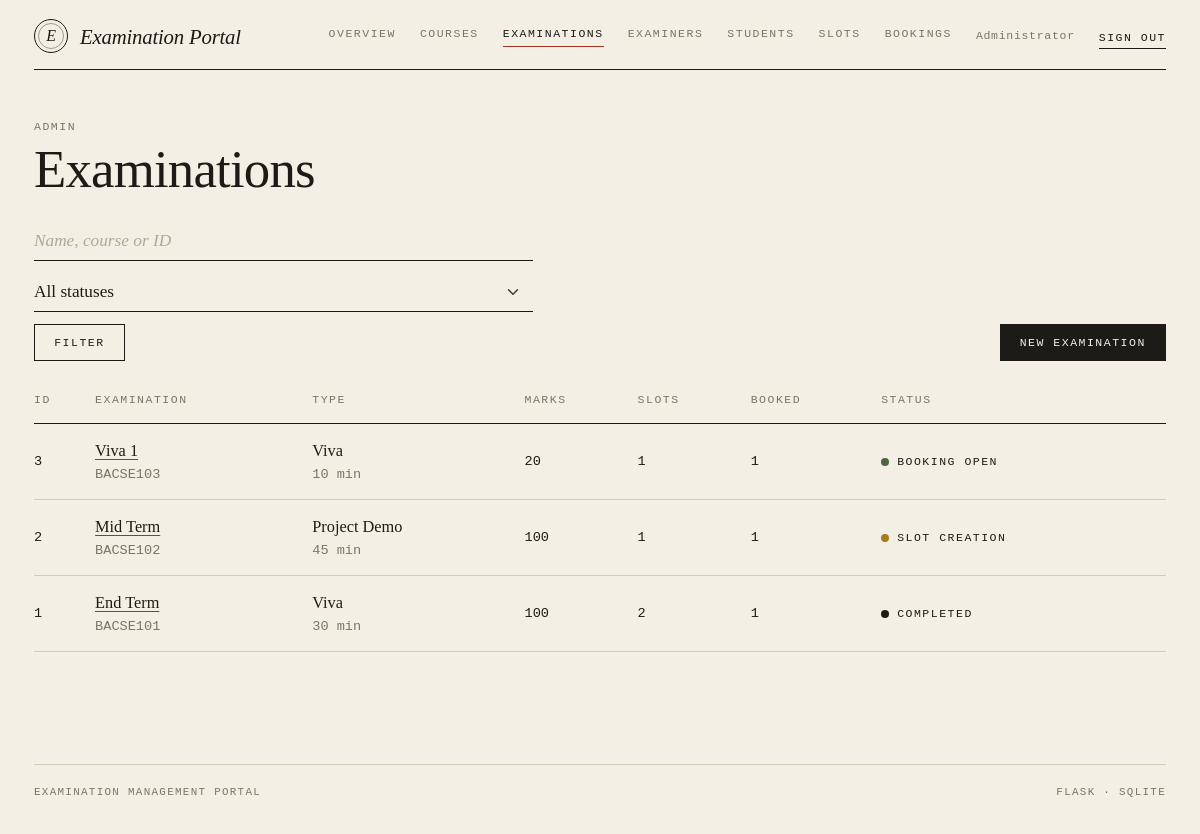
/admin/exams (signed in), run on the app's committed database.
### tables this page shows
CREATE TABLE users (
    id            INTEGER PRIMARY KEY AUTOINCREMENT,
    email         TEXT NOT NULL UNIQUE,
    password_hash TEXT NOT NULL,
    role          TEXT NOT NULL CHECK (role IN ('admin','examiner','student')),
    full_name     TEXT NOT NULL,
    phone         TEXT,
    department    TEXT,
    status        TEXT NOT NULL DEFAULT 'active'
                  CHECK (status IN ('active','pending','inactive')),
    created_on    TEXT NOT NULL DEFAULT (date('now','localtime'))
);

CREATE TABLE exams (
    id                INTEGER PRIMARY KEY AUTOINCREMENT,
    course_id         INTEGER NOT NULL REFERENCES courses(id),
    name              TEXT NOT NULL,
    type              TEXT NOT NULL
                      CHECK (type IN ('Viva','Practical','Project Demo','Assessment')),
    duration          INTEGER NOT NULL,              -- minutes
    max_marks         INTEGER NOT NULL,
    slot_create_start TEXT NOT NULL,
    slot_create_end   TEXT NOT NULL,
    book_start        TEXT NOT NULL,
    book_end          TEXT NOT NULL,
    status            TEXT NOT NULL DEFAULT 'Draft'
                      CHECK (status IN ('Draft','Slot Creation','Booking Open','Closed','Completed')),
    results_published INTEGER NOT NULL DEFAULT 0
);

CREATE TABLE courses (
    id          INTEGER PRIMARY KEY AUTOINCREMENT,
    code        TEXT NOT NULL UNIQUE,
    name        TEXT NOT NULL,
    description TEXT,
    status      TEXT NOT NULL DEFAULT 'Active' CHECK (status IN ('Active','Inactive'))
);

### routes/admin.py (the view)
@bp.route("/exams")
def exams():
    q = request.args.get("q", "").strip()
    st = request.args.get("status", "")
    sql = ("SELECT e.*, c.code, c.name AS course_name, "
           "(SELECT COUNT(*) FROM slots s WHERE s.exam_id=e.id) AS n_slots, "
           "(SELECT COUNT(*) FROM bookings b WHERE b.exam_id=e.id AND b.status!='Cancelled') AS n_book "
           "FROM exams e JOIN courses c ON c.id=e.course_id WHERE 1=1")
    params = []
    if q:
        sql += " AND (e.name LIKE ? OR c.code LIKE ? OR c.name LIKE ? OR CAST(e.id AS TEXT)=?)"
        params += [like(q), like(q), like(q), q]
    if st in STATUSES:
        sql += " AND e.status=?"
        params.append(st)
    rows = get_db().execute(sql + " ORDER BY e.id DESC", params).fetchall()
    return render_template("admin/exams.html", rows=rows, q=q, st_=st, statuses=STATUSES)

### db.py (called while the page is built)
def _connect(path):
    con = sqlite3.connect(path, isolation_level=None)  # we manage transactions
    con.row_factory = sqlite3.Row
    con.execute("PRAGMA foreign_keys = ON")
    return con

def get_db():
    if "db" not in g:
        g.db = _connect(current_app.config["DATABASE"])
    return g.db

### logic.py (called while the page is built)
def csrf_token():
    if "_csrf" not in session:
        session["_csrf"] = secrets.token_hex(16)
    return session["_csrf"]

def csrf_field():
    return Markup('<input type="hidden" name="_csrf" value="%s">' % csrf_token())

### routes/admin.py (called while the page is built)
@bp.before_request
def guard():
    if not g.user:
        return redirect(url_for("auth.login"))
    if g.user["role"] != "admin":
        abort(403)

### templates/admin/exams.html (shortened to what this page needs)
{% extends 'base.html' %}
{% from 'macros.html' import head, st %}
{% block body %}
{{ head('Admin', 'Examinations') }}
<div class="toolbar">
  <form class="search" method="get">
    <input class="form-control" name="q" value="{{ q }}" placeholder="Name, course or ID">
    <select class="form-select" name="status">
      <option value="">All statuses</option>
    </select>
    <button class="btn">Filter</button>
  </form>
  <a class="btn btn-ink" href="{{ url_for('admin.exam_new') }}">New examination</a>
</div>
{% if rows %}
<div class="table-responsive"><table class="table table-hover">
  <thead><tr><th>ID</th><th>Examination</th><th>Type</th><th>Marks</th><th>Slots</th><th>Booked</th><th>Status</th></tr></thead>
  <tbody>
  {% for e in rows %}
  <tr><td class="mono">{{ e.id }}</td>
      <td><a href="{{ url_for('admin.exam_detail', eid=e.id) }}">{{ e.name }}</a>
          <div class="muted mono">{{ e.code }}</div></td>
      <td>{{ e.type }}<div class="muted mono">{{ e.duration }} min</div></td>
      <td class="mono">{{ e.max_marks }}</td><td class="mono">{{ e.n_slots }}</td>
      <td class="mono">{{ e.n_book }}</td><td>{{ st(e.status) }}</td></tr>
  {% endfor %}
  </tbody></table></div>
{% else %}<div class="empty">No examinations {{ 'match.' if (q or st_) else 'yet.' }}</div>{% endif %}
{% endblock %}

### templates/macros.html (shortened to what this page needs)
{% macro st(s) %}<span class="st st-{{ s|slug }}">{{ s }}</span>{% endmacro %}
{% macro head(eyebrow, title, em='', lede='') %}
<div class="page-head">
  <div class="eyebrow">{{ eyebrow }}</div>
  <h1 class="title">{{ title }}{% if em %} <em>{{ em }}</em>{% endif %}</h1>
</div>
{% endmacro %}

### templates/nav.html
{% set links = {
  'admin': [('admin.dashboard','Overview'),('admin.courses','Courses'),('admin.exams','Examinations'),
            ('admin.examiners','Examiners'),('admin.students','Students'),('admin.slots','Slots'),
            ('admin.bookings','Bookings')],
  'examiner': [('examiner.dashboard','Overview')],
  'student': [('student.dashboard','Overview'),('student.exams','Examinations'),
              ('student.bookings','Bookings'),('student.results','Results'),('student.profile','Profile')]
} %}
<header class="site-nav">
  <a class="brand" href="{{ url_for('auth.index') }}"><span class="seal">E</span>Examination Portal</a>
  <nav class="nav-links">
    {% if g.user and not (g.user.role == 'examiner' and g.user.status != 'active') %}
      {% for ep, label in links[g.user.role] %}
        {% set u = url_for(ep) %}
        <a href="{{ u }}" class="{{ 'on' if ((request.path == u) if loop.first else request.path.startswith(u)) }}">{{ label }}</a>
      {% endfor %}
    {% endif %}
    {% if g.user %}
      <span class="who">{{ g.user.full_name }}</span>
      <form method="post" action="{{ url_for('auth.logout') }}" class="d-inline">{{ csrf_field() }}
        <button class="act">Sign out</button></form>
    {% endif %}
  </nav>
</header>

### static/css/style.css (style rules this page uses)
:root { --paper: #f3efe4; --paper-2: #e9e3d1; --ink: #1d1b18; --muted: #7b7566; --rule: #d3cbb8; --accent: #a3341f; --ok: #4a6741; --warn: #a67c1f; --serif: "Iowan Old Style", "Palatino Linotype", Palatino, "Book Antiqua", Georgia, serif; --mono: ui-monospace, "SF Mono", "Cascadia Mono", Menlo, Consolas, monospace; }
html, body { background: var(--paper); }
body { color: var(--ink); font-family: var(--serif); font-size: 1.02rem; line-height: 1.6; -webkit-font-smoothing: antialiased; }
a { color: var(--ink); text-decoration-color: var(--accent); text-underline-offset: 3px; }
h1, h2, h3 { font-weight: 400; letter-spacing: -0.015em; }
.mono { font-family: var(--mono); font-size: .85rem; }
.muted { color: var(--muted); }
.site-nav { display: flex; flex-wrap: wrap; gap: .8rem 2rem; align-items: center; justify-content: space-between; padding: 1.2rem 0 1rem; border-bottom: 1px solid var(--ink); }
.brand { display: flex; align-items: center; gap: .75rem; text-decoration: none; font-style: italic; font-size: 1.3rem; letter-spacing: -.01em; }
.seal { width: 34px; height: 34px; border: 1px solid var(--ink); border-radius: 50%; display: grid; place-items: center; position: relative; font-size: 1rem; }
.seal::after { content: ""; position: absolute; inset: 3px; border: 1px solid var(--ink); border-radius: 50%; opacity: .4; }
.nav-links { display: flex; flex-wrap: wrap; gap: .4rem 1.5rem; align-items: center; }
.nav-links a, .act, .eyebrow, .btn, th, .st, .form-label { font-family: var(--mono); font-size: .72rem; letter-spacing: .13em; text-transform: uppercase; }
.nav-links a { color: var(--muted); text-decoration: none; padding-bottom: 3px; border-bottom: 1px solid transparent; }
.nav-links a:hover, .nav-links a.on { color: var(--ink); }
.nav-links a.on { border-bottom-color: var(--accent); }
.who { font-family: var(--mono); font-size: .72rem; color: var(--muted); letter-spacing: .06em; }
.eyebrow { color: var(--muted); }
.page-head { margin: 3rem 0 1.6rem; }
.title { font-size: clamp(2.1rem, 4.4vw, 3.4rem); line-height: 1.04; margin: .35rem 0 0; }
.table { --bs-table-bg: transparent; --bs-table-color: var(--ink); --bs-table-hover-bg: rgba(29, 27, 24, .035); --bs-table-hover-color: var(--ink); margin: 0; border-color: var(--rule); }
.table > :not(caption) > * > * { background: transparent; box-shadow: none; padding: .85rem .8rem .85rem 0; border-bottom: 1px solid var(--rule); vertical-align: middle; }
.table thead th { color: var(--muted); font-weight: 400; border-bottom: 1px solid var(--ink); white-space: nowrap; }
.table td.mono { white-space: nowrap; }
.st { display: inline-flex; align-items: center; gap: .5rem; white-space: nowrap; }
.st::before { content: ""; width: .5rem; height: .5rem; border-radius: 50%; background: var(--muted); }
.st-available::before, .st-active::before, .st-booked::before, .st-booking-open::before { background: var(--ok); }
.st-pending::before, .st-draft::before, .st-slot-creation::before { background: var(--warn); }
.st-completed::before { background: var(--ink); }
.act { color: var(--ink); text-decoration: none; border: 0; background: none; padding: 0; border-bottom: 1px solid var(--ink); margin-right: 1rem; cursor: pointer; }
.act:last-child { margin-right: 0; }
.btn { border-radius: 0; padding: .55rem 1.2rem; border: 1px solid var(--ink); color: var(--ink); background: transparent; transition: background .15s, color .15s; }
.btn-ink { background: var(--ink); color: var(--paper); }
.toolbar { display: flex; flex-wrap: wrap; gap: 1rem 1.4rem; align-items: end; justify-content: space-between; margin: 1.6rem 0 1rem; }
.search { display: flex; flex-wrap: wrap; gap: .8rem 1.2rem; align-items: end; }
.search .form-control { min-width: 220px; }
.search .form-select { min-width: 150px; }
.form-control, .form-select { background-color: transparent; border: 0; border-bottom: 1px solid var(--ink); border-radius: 0; padding: .35rem 0; font-family: var(--serif); font-size: 1.08rem; color: var(--ink); box-shadow: none; }
.form-select { padding-right: 1.6rem; }
.form-control::placeholder { color: #b0a894; font-style: italic; }

### data on the page
users: user.full_name "Administrator", role "ADMIN"
exams: id "3", name "Viva 1", code "BACSE103", type "Viva", duration "10", max_marks "20", n_slots "1", n_book "1", status "BOOKING OPEN"
exams: id "2", name "Mid Term", code "BACSE102", type "Project Demo", duration "45", max_marks "100", n_slots "1", n_book "1", status "SLOT CREATION"
exams: id "1", name "End Term", code "BACSE101", type "Viva", duration "30", max_marks "100", n_slots "2", n_book "1", status "COMPLETED"

### other printed values
{{ label }} "OVERVIEW" "COURSES" "EXAMINATIONS" "EXAMINERS" "STUDENTS" "SLOTS" "BOOKINGS"
{{ title }} "Examinations"
